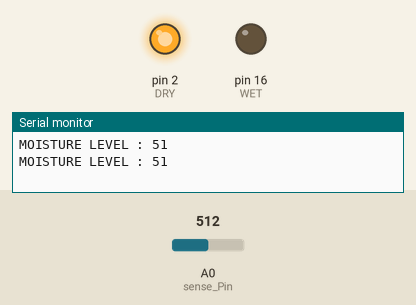
Simulated run of this sketch. Board: Arduino Uno, built with avr-gcc and run on an emulated ATmega328P. Shown: output pins drawn as LEDs (lit = HIGH), the last lines printed to the serial monitor. The inputs (shaded band) are chosen by the test bench; at power-on: A0 (sense_Pin) = 512.

Above: at 3.2 s.
3.3 s: A0 (sense_Pin) set to 483
At 4.4 s:
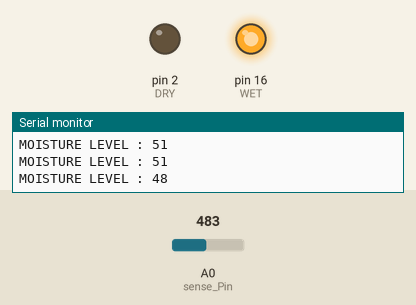
7.3 s: A0 (sense_Pin) set to 511
At 8.7 s:
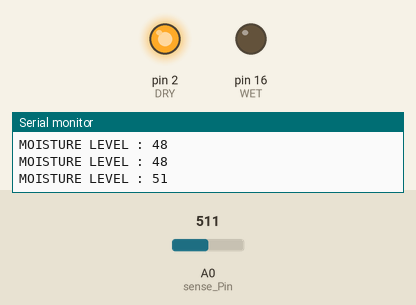
11.3 s: A0 (sense_Pin) set to 306
At 12.8 s:
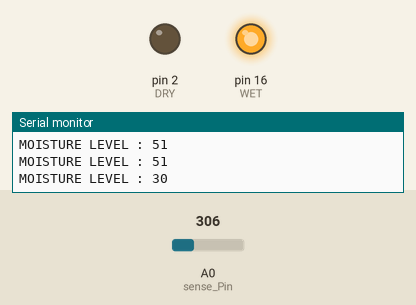
Timing chart, 0 to 14.3 s (numbered marks = the images above; inputs shaded):
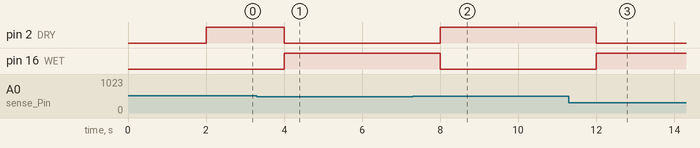

Measured:
- the behaviour switches between 500 and 499 on A0 (sense_Pin) (found by bisection; images 0 and 1)
- after the input at 3.3 s, pin 2 (DRY): HIGH → LOW after 0.70 s; pin 16 (WET): LOW → HIGH after 0.70 s
- after the input at 7.3 s, pin 2 (DRY): LOW → HIGH after 0.70 s; pin 16 (WET): HIGH → LOW after 0.70 s
- after the input at 11.3 s, pin 2 (DRY): HIGH → LOW after 0.70 s; pin 16 (WET): LOW → HIGH after 0.70 s

The sketch:

Moisture_NodeMCU.ino
```cpp
int WET= 16; // Wet Indicator at Digital PIN D0
int DRY= 2;  // Dry Indicator at Digital PIN D4

int sense_Pin= 0; // Soil Sensor input at Analog PIN A0
int value= 0;

void setup() {
   Serial.begin(9600);
   pinMode(WET, OUTPUT);
   pinMode(DRY, OUTPUT);
   delay(2000);
}

void loop() {
   Serial.print("MOISTURE LEVEL : ");
   value= analogRead(sense_Pin);
   value= value/10;
   Serial.println(value);
   if(value<50)
   {
      digitalWrite(WET, HIGH);
   }
   else
   {
      digitalWrite(DRY,HIGH);
   }
   delay(1000);
   digitalWrite(WET,LOW);
   digitalWrite(DRY, LOW);
}
```
